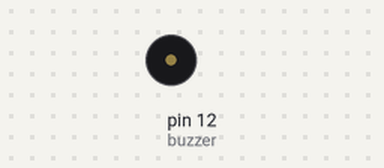
A sketch run on a simulated Arduino Uno, built with avr-gcc and run on an emulated ATmega328P. On the bench: buzzer (waves = sounding, pin HIGH).

Above: at 0.05 s.
Timing chart, 0 to 3.0 s (numbered marks = the images above):
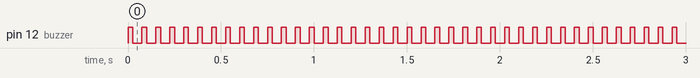

Measured:
- by itself, pin 12 (buzzer): alternates HIGH for 0.08 s and LOW for 0.10 s

The sketch:

active.ino
```cpp
//www.elegoo.com
//2016.12.08

int buzzer = 12;//the pin of the active buzzer
void setup()
{
 pinMode(buzzer,OUTPUT);//initialize the buzzer pin as an output
}
void loop()
{
 unsigned char i;
 while(1)
 {
   //output an frequency
   for(i=0;i<80;i++)
   {
    digitalWrite(buzzer,HIGH);
    delay(25);//wait for 1ms
    digitalWrite(buzzer,LOW);
    delay(50);//wait for 1ms
    }
    //output another frequency
     for(i=0;i<100;i++)
      {
        digitalWrite(buzzer,HIGH);
        delay(75);//wait for 2ms
        digitalWrite(buzzer,LOW);
        delay(100);//wait for 2ms
      }
  }
}
```
